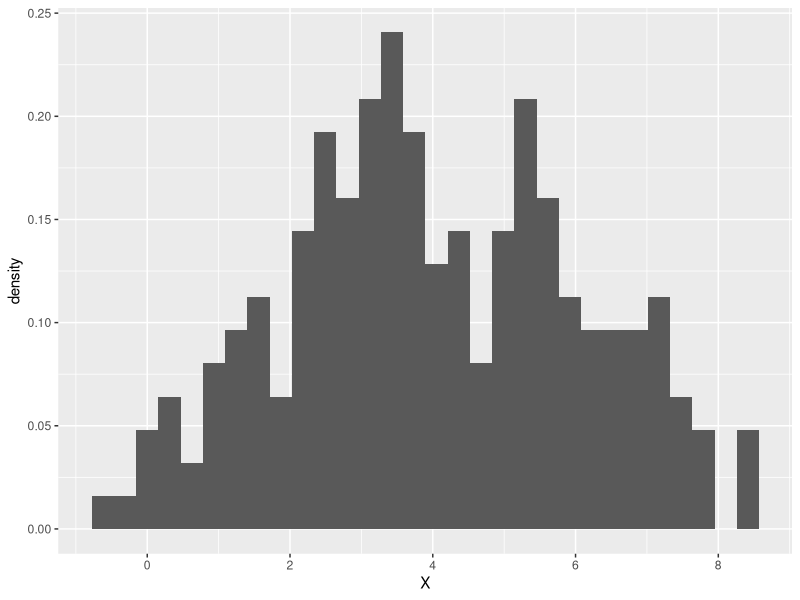
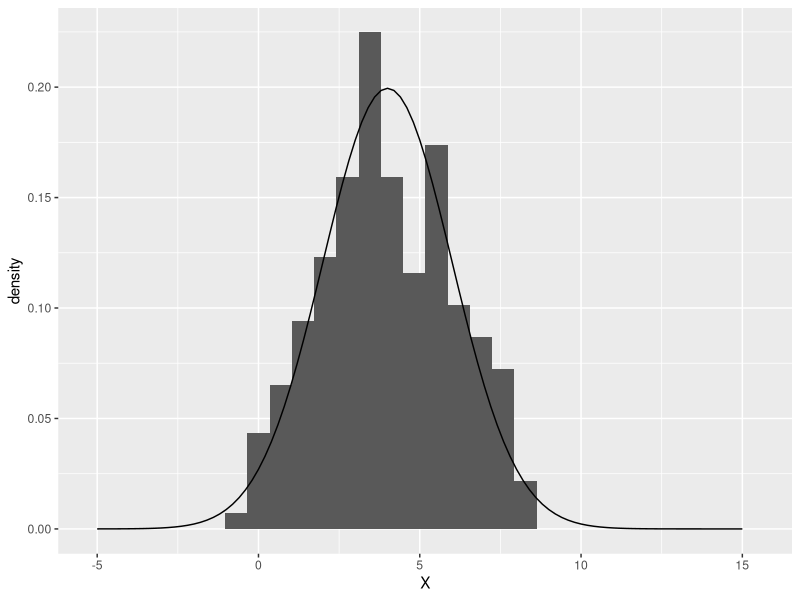

Source code (R) for these figures, in order:
## ---- chunk 1
knitr::opts_chunk$set(echo = TRUE)
data(iris)
library(ggplot2)
## ---- chunk 2
X<-rnorm(1:200,4,2)
X<-data.frame(X)
## ---- chunk 3
ggplot()+geom_histogram(data=X,bins=30,aes(X,y=..density..))
## ---- chunk 4
x<-seq(from=-5,to=15,by=0.2)
y<-dnorm(x, 4, 2)
d<-data.frame(x,y)
## ---- chunk 5
ggplot(data=X,aes(x=X,y=..density..))+geom_histogram(bins=30)+geom_line(data=d,aes(x=x,y=y))
